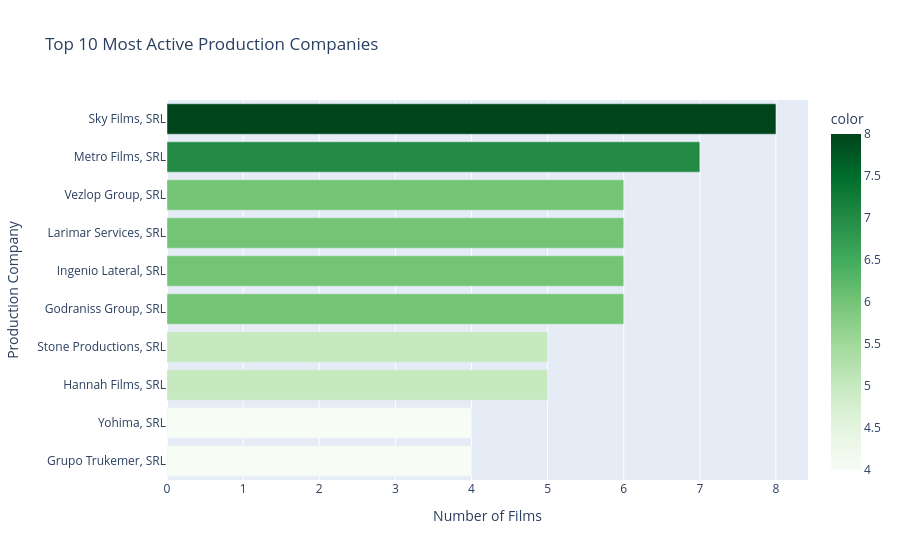

Write notebook code for a chart like this one.
### Code cell
# Top 10 production companies
top_companies = df['production_company'].value_counts().head(10)

fig = px.bar(
    x=top_companies.values,
    y=top_companies.index,
    orientation='h',
    title='Top 10 Most Active Production Companies',
    labels={'x': 'Number of Films', 'y': 'Production Company'},
    color=top_companies.values,
    color_continuous_scale='Greens'
)
fig.update_layout(yaxis={'categoryorder': 'total ascending'})
fig.show()

### Figure 1 — Plotly figure (JSON) as saved in the notebook; plotly's stock layout.template omitted (floating-point values rounded to 4 significant figures)
{"data": [{"hovertemplate": "Number of Films=%{x}<br>Production Company=%{y}<br>color=%{marker.color}<extra></extra>", "legendgroup": "", "marker": {"color": [8, 7, 6, 6, 6, 6, 5, 5, 4, 4], "coloraxis": "coloraxis", "pattern": {"shape": ""}}, "name": "", "orientation": "h", "showlegend": false, "textposition": "auto", "type": "bar", "x": [8, 7, 6, 6, 6, 6, 5, 5, 4, 4], "xaxis": "x", "y": ["Sky Films, SRL", "Metro Films, SRL", "Godraniss Group, SRL", "Ingenio Lateral, SRL", "Larimar Services, SRL", "Vezlop Group, SRL", "Hannah Films, SRL", "Stone Productions, SRL", "Grupo Trukemer, SRL", "Yohima, SRL"], "yaxis": "y"}], "layout": {"barmode": "relative", "coloraxis": {"autocolorscale": false, "colorbar": {"title": {"text": "color"}}, "colorscale": [[0, "rgb(247,252,245)"], [0.125, "rgb(229,245,224)"], [0.25, "rgb(199,233,192)"], [0.375, "rgb(161,217,155)"], [0.5, "rgb(116,196,118)"], [0.625, "rgb(65,171,93)"], [0.75, "rgb(35,139,69)"], [0.875, "rgb(0,109,44)"], [1, "rgb(0,68,27)"]]}, "legend": {"tracegroupgap": 0}, "title": {"text": "Top 10 Most Active Production Companies"}, "xaxis": {"anchor": "y", "domain": [0, 1], "title": {"text": "Number of Films"}}, "yaxis": {"anchor": "x", "categoryorder": "total ascending", "domain": [0, 1], "title": {"text": "Production Company"}}}}
